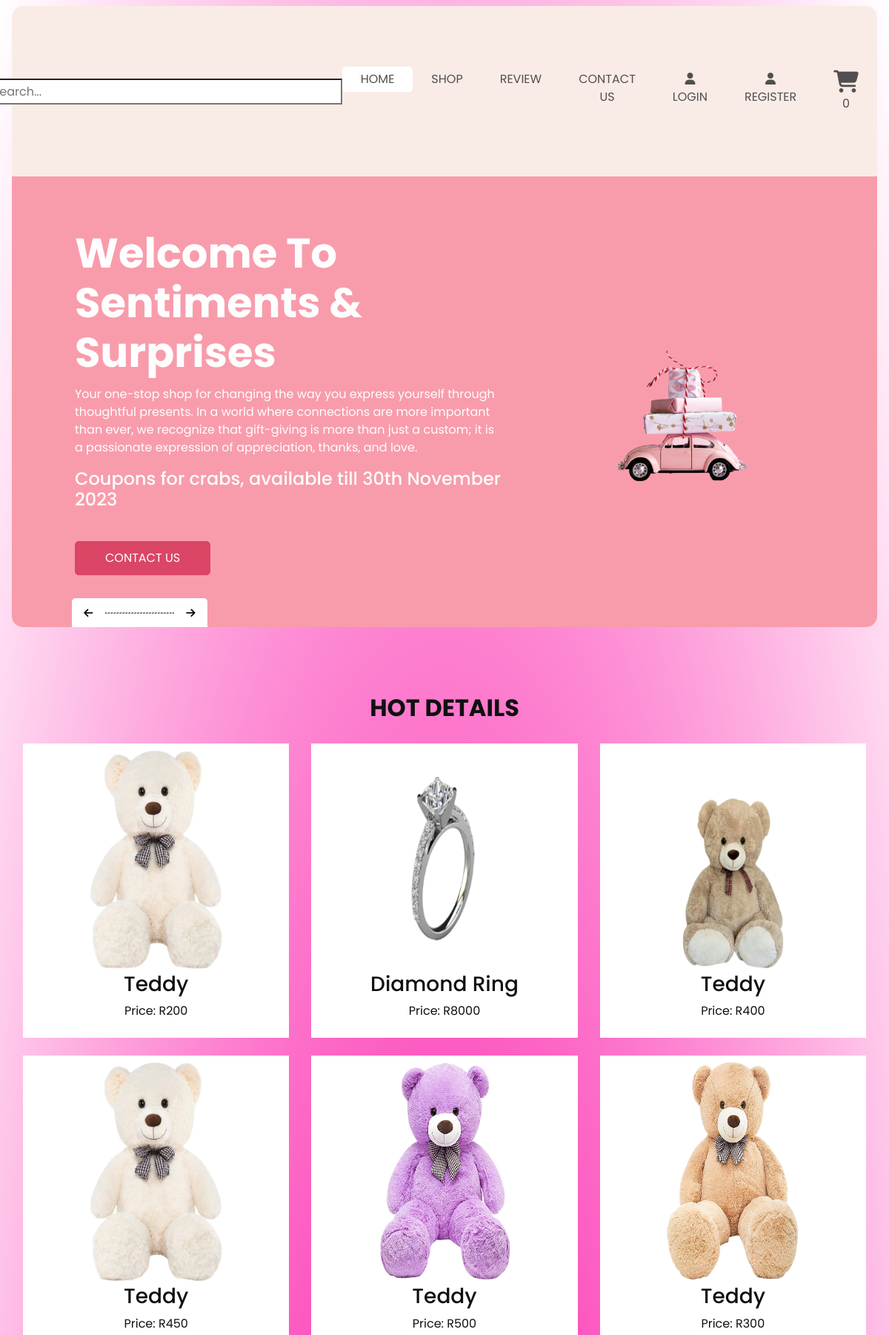
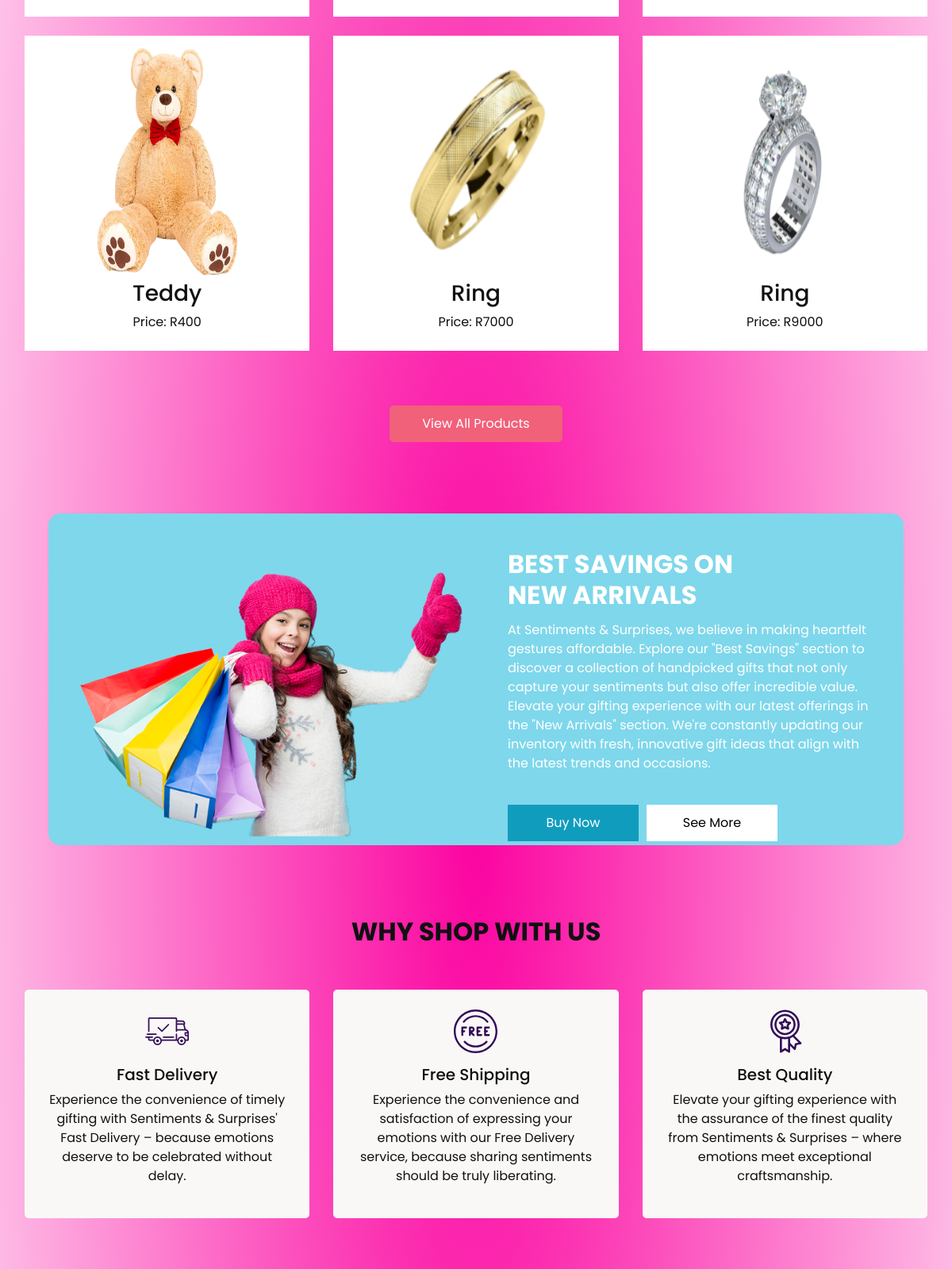
Page /Sentiments-Final-Version/index.php (upper part) on the committed database (2 pictures, top to bottom).
### tables this page shows
CREATE TABLE `produts` (
  `P_ID` int(11) NOT NULL,
  `P_Image` varchar(255) NOT NULL,
  `P_Name` varchar(50) NOT NULL,
  `P_Description` varchar(255) NOT NULL,
  `P_Price` decimal(10,0) NOT NULL,
  `P_Category_Type` varchar(255) NOT NULL,
  `Prod_qty` int(250) NOT NULL
);

### Sentiments-Final-Version/index.php (called while the page is built, shortened)
<?php
include 'database_connection.php';
$query = "SELECT P_Image, P_Name, P_Price FROM produts WHERE P_ID IN (1,3,4,5,12,9,8,16,7)";
$result = mysqli_query($conn, $query);
include 'master.php';
?>

### Sentiments-Final-Version/index_content.php (the view, shortened to what this page needs)
  <section class="slider_section">
    <div class="slider_container">
      <div id="carouselExampleIndicators" class="carousel slide" data-ride="carousel">
        <div class="carousel-inner">
          <div class="carousel-item active">
            <div class="container-fluid">
              <div class="row">
                <div class="col-md-7">
                  <div class="detail-box">
                    <h1>
                      Welcome To<br>
                      Sentiments & Surprises
                    </h1>
                    <p>
                      Your one-stop shop for changing the way you express yourself through thoughtful presents. In a world where connections
                      are more important than ever, we recognize that gift-giving is more than just a custom; it is a passionate expression of appreciation,
                      thanks, and love.
                      <h4>Coupons for crabs, available till 30th November 2023</h4>
                    </p>
                    <a href="contact.php">
                      Contact Us
                    </a>
                  </div>
                </div>
                <div class="col-md-5 ">
                  <div class="img-box">
                    <img src="images/Slider2.png" alt="" />
                  </div>
                </div>
              </div>
            </div>
          </div>
        </div>
        <div class="carousel_btn-box">
          <a class="carousel-control-prev" href="#carouselExampleIndicators" role="button" data-slide="prev">
            <i class="fa fa-arrow-left" aria-hidden="true"></i>
          </a>
          <img src="images/line.png" alt="" />
          <a class="carousel-control-next" href="#carouselExampleIndicators" role="button" data-slide="next">
            <i class="fa fa-arrow-right" aria-hidden="true"></i>
          </a>
        </div>
      </div>
    </div>
  </section>
<section class="shop_section layout_padding">
  <div class="container">
      <div class="heading_container heading_center">
          <h2>Hot Details</h2>
      </div>
      <div class="row">
          <?php
              if ($result && mysqli_num_rows($result) > 0) {
                  while ($row = mysqli_fetch_assoc($result)) {
                      $filename = $row['P_Image'];
                      $description = $row['P_Name'];
                      $price = $row['P_Price'];
                      $imageURL = "images/" . $filename;
          ?>
          <div class="col-md-4 mb-4">
              <div class="bg-white p-2 shadow-md">
                  <div class="text-center">
                      <a href="product_detail.php?id=<?php echo $product_id; ?>">
                          <img src="<?php echo $imageURL; ?>" style="width: 180px; height: 300px;" alt="<?php echo $filename; ?>">
                      </a>
                      <h3><?php echo $description; ?></h3>
                      <p>Price: R<?php echo $price; ?></p>
                  </div>
              </div>
          </div>
          <?php
                  }
              } else {
                  echo "<p>No products found.</p>";
              }
          ?>
      </div>
  </div>
  <div class="btn-box">
      <a href="shop.php">
        View All Products
      </a>
    </div>
</section>
<section class="saving_section ">
  <div class="box">
    <div class="container-fluid">
      <div class="row">
        <div class="col-lg-6">
          <div class="img-box">
            <img src="images/saving-img.png" alt="Image">
          </div>
        </div>
        <div class="col-lg-6">
          <div class="detail-box">
            <div class="heading_container">
              <h2>
                Best Savings on <br>
                New arrivals
              </h2>
            </div>
            <p>
            At Sentiments & Surprises, we believe in making heartfelt gestures affordable.
            Explore our "Best Savings" section to discover a collection of handpicked gifts
            that not only capture your sentiments but also offer incredible value. Elevate your gifting experience
            with our latest offerings in the "New Arrivals" section. We're constantly updating our inventory with fresh,
            innovative gift ideas that align with the latest trends and occasions.
            </p>
            <div class="btn-box">
              <a href="shop.php" class="btn1">
                Buy Now
              </a>
              <a href="shop.php" class="btn2">
                See More
              </a>
            </div>
          </div>
        </div>
      </div>
    </div>
  </div>
</section>
<section class="why_section layout_padding">
  <div class="container">
    <div class="heading_container heading_center">
      <h2>
        Why Shop With Us
      </h2>
    </div>
    <div class="row">
      <div class="col-md-4">
        <div class="box ">
          <div class="img-box">
          </div>
          <div class="detail-box">
            <h5>
              Fast Delivery
            </h5>
            <p>
            Experience the convenience of timely gifting with Sentiments & Surprises' Fast Delivery
            – because emotions deserve to be celebrated without delay.
            </p>
          </div>
        </div>
      </div>
      <div class="col-md-4">
        <div class="box ">
          <div class="img-box">
          </div>
          <div class="detail-box">
            <h5>
              Free Shipping
            </h5>
            <p>
            Experience the convenience and satisfaction
            of expressing your emotions with our Free Delivery service,
            because sharing sentiments should be truly liberating.
            </p>
          </div>
        </div>
      </div>
      <div class="col-md-4">
        <div class="box ">
          <div class="img-box">
          </div>
          <div class="detail-box">
            <h5>
              Best Quality
            </h5>
            <p>
            Elevate your gifting experience with the assurance
            of the finest quality from Sentiments & Surprises –
            where emotions meet exceptional craftsmanship.
            </p>
          </div>
        </div>
      </div>
    </div>
  </div>
</section>

### Sentiments-Final-Version/Master.php (shortened to what this page needs)
<?php
if (isset($_SESSION['cart_count'])) {
  $cartCount = $_SESSION['cart_count'];
} else {
  $cartCount = 0;
}
?>
<!DOCTYPE html>
<html>
<head>
  <link rel="stylesheet" type="text/css" href="https://cdnjs.cloudflare.com/ajax/libs/OwlCarousel2/2.3.4/assets/owl.carousel.min.css" />
  <link rel="stylesheet" href="https://cdnjs.cloudflare.com/ajax/libs/font-awesome/5.15.3/css/all.min.css">
  <link rel="stylesheet" type="text/css" href="css/bootstrap.css" />
  <link href="./css/style.css" rel="stylesheet" />
  <link href="css/responsive.css" rel="stylesheet" />
</head>
<body>
    <header class="header_section">
      <nav class="navbar navbar-expand-lg custom_nav-container ">
        <div class="collapse navbar-collapse" id="navbarSupportedContent">
          <ul class="navbar-nav  ">
   <?php
if (isset($_SESSION['email'])) {
    $email = $_SESSION['email'];
    $role = $_SESSION['role'];
    echo '  <li class="nav-item">
    <form class="form-inline">
         <div class="search-bar">
           <input type="search" class="search-input" placeholder="🔍 Search...">
         </div>
        </form> </li>';
    if ($role == 'admin') {
        echo '<li class="nav-item"><a class="nav-link" href="dashboard.php">Dashboard</a></li>';
        echo '<li class="nav-item"><a class="nav-link" href="shop.php">Shop </a></li>';
        echo '<li class="nav-item"><a class="nav-link" href="testimonial.php">Reviews</a></li>';
        echo '<li class="nav-item "><a class="nav-link" href="edit_Products.php">Products</a></li>';
        echo '<li class="nav-item dropdown">';
        echo '<a class="nav-link dropdown-toggle" href="#" id="navbarDropdown" role="button" data-toggle="dropdown" aria-haspopup="true" aria-expanded="false">';
        echo 'Manage';
        echo '</a>';
        echo '<div class="dropdown-menu" aria-labelledby="navbarDropdown">';
        echo '<a class="dropdown-item" href="Orders.php">Orders</a>';
        echo '<a class="dropdown-item" href="Customers.php">Customers</a>';
        echo '<a class="dropdown-item" href="Users.php">User Management</a>';
        echo '<a class="dropdown-item" href="admin_contact.php">Requests</a>';
        echo '</div>';
        echo '</li>';
        echo '<li class="nav-item"><a class="nav-link" href="profile.php"><i class="fa fa-user-circle-o" style="font-size:24px"></i><span>Profile</span></a></li>';
    } elseif ($role == 'customer') {
        echo '<li class="nav-item active"><a class="nav-link" href="index.php">Home <span class="sr-only">(current)</span></a></li>';
        echo '<li class="nav-item"><a class="nav-link" href="shop.php">Shop</a></li>';
        echo '<li class="nav-item"><a class="nav-link" href="testimonial.php">Review</a></li>';
        echo '<li class="nav-item"><a class="nav-link" href="contact.php">Contact Us</a></li>';
        echo '<li class="nav-item dropdown">';
        echo '<a class="nav-link dropdown-toggle" href="#" id="navbarDropdown" role="button" data-toggle="dropdown" aria-haspopup="true" aria-expanded="false">';
        echo 'Account';
        echo '</a>';
        echo '<div class="dropdown-menu" aria-labelledby="navbarDropdown">';
        echo '<a class="dropdown-item" href="invoice.php">Invoices</a>';
        echo '<a class="dropdown-item"href="profile.php"><i class="fa fa-user-circle-o" style="font-size:24px"></i><span>Profile</span></a>';
        echo '</div>';
        echo '</li>';
        echo '<li class="nav-item"><a class="nav-link" href="cart.php"><i class="fa fa-shopping-cart" style="font-size:30px;"></i><span class="cart-count" id="cartCount">' . $cartCount . '</span></a></li>';
    }
    echo '<li class="nav-item"><a class="nav-link" href="Logout.php">LogOut</a></li>';
} else {
    echo '<form class="form-inline">
    <div class="search-bar">
      <input type="search" class="search-input" placeholder="🔍 Search...">
    </div>
   </form>';
    echo '<li class="nav-item active"><a class="nav-link" href="index.php">Home <span class="sr-only">(current)</span></a></li>';
    echo '<li class="nav-item"><a class="nav-link" href="shop.php">Shop</a></li>';
    echo '<li class="nav-item"><a class="nav-link" href="testimonial.php">Review</a></li>';
    echo '<li class="nav-item"><a class="nav-link" href="contact.php">Contact Us</a></li>';
    echo '<li class="nav-item"><a class="nav-link" href="index.php" data-toggle="modal" data-target="#loginModal"><i class="fa fa-user" aria-hidden="true"></i><span>Login</span></a></li>';
    echo '<li class="nav-item"><a class="nav-link" href="index.php" data-toggle="modal" data-target="#signupModal"><i class="fa fa-user" aria-hidden="true"></i><span>Register</span></a></li>';
    echo '<li class="nav-item"><a class="nav-link" href="cart.php"><i class="fa fa-shopping-cart" style="font-size:30px;"></i><span class="cart-count" id="cartCount">' . $cartCount . '</span></a></li>';
}
?>
          </ul >
</div>
<main>
        <?php include $content; ?>
  </main>
</body>
</html>

### Sentiments-Final-Version/css/responsive.css (style rules this page uses)
@media (min-width: 1200px) { .container { max-width: 1170px; } }

### rows in the picture
produts: P_Image (picture), P_Name "Teddy", P_Price "200"
produts: P_Image (picture), P_Name "Diamond Ring", P_Price "8000"
produts: P_Image (picture), P_Name "Teddy", P_Price "400"
produts: P_Image (picture), P_Name "Teddy", P_Price "450"
produts: P_Image (picture), P_Name "Teddy", P_Price "500"
produts: P_Image (picture), P_Name "Teddy", P_Price "300"
produts: P_Image (picture), P_Name "Teddy", P_Price "400"
produts: P_Image (picture), P_Name "Ring", P_Price "7000"
produts: P_Image (picture), P_Name "Ring", P_Price "9000"

### other values in the picture
$cartCount "0"
